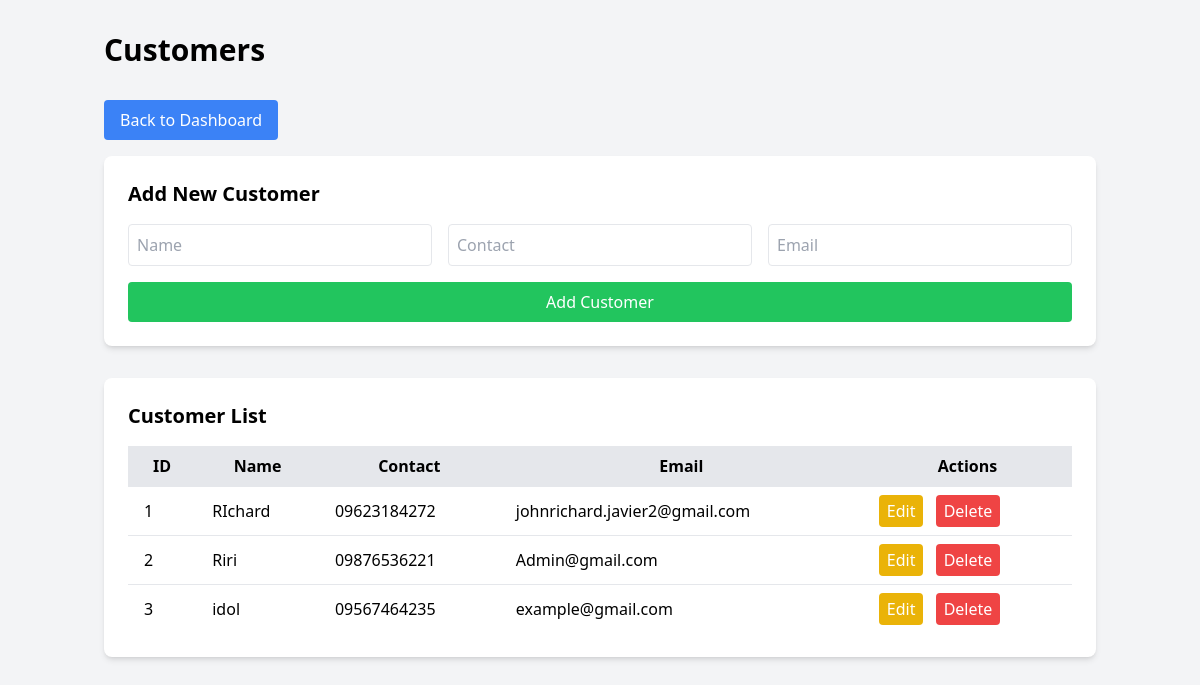
The page /customers.php on the database its author committed.
### tables this page shows
CREATE TABLE `customers` (
  `CustomerID` int(11) NOT NULL,
  `Name` varchar(100) NOT NULL,
  `Contact` varchar(50) DEFAULT NULL,
  `Email` varchar(100) DEFAULT NULL
);

### customers.php (the view, shortened to what this page needs)
<?php
$conn = new mysqli("localhost", "root", "", "db");
$result = $conn->query("SELECT * FROM Customers");
$customers = $result->fetch_all(MYSQLI_ASSOC);
?>
<!DOCTYPE html>
<html lang="en">
<head>
    <script src="https://cdn.tailwindcss.com"></script>
</head>
<body class="bg-gray-100">
    <div class="container mx-auto px-4 py-8">
        <h1 class="text-3xl font-bold mb-8">Customers</h1>
        <a href="index.php" class="bg-blue-500 text-white px-4 py-2 rounded mb-4 inline-block">Back to Dashboard</a>
        <div class="bg-white p-6 rounded-lg shadow-md mb-8">
            <h2 class="text-xl font-semibold mb-4">Add New Customer</h2>
            <form method="POST" class="grid grid-cols-1 md:grid-cols-3 gap-4">
                <input type="text" name="name" placeholder="Name" required class="border p-2 rounded">
                <input type="text" name="contact" placeholder="Contact" class="border p-2 rounded">
                <input type="email" name="email" placeholder="Email" class="border p-2 rounded">
                <button type="submit" name="add" class="bg-green-500 text-white px-4 py-2 rounded col-span-1 md:col-span-3">Add Customer</button>
            </form>
        </div>
        <div class="bg-white p-6 rounded-lg shadow-md">
            <h2 class="text-xl font-semibold mb-4">Customer List</h2>
            <table class="w-full table-auto">
                <thead>
                    <tr class="bg-gray-200">
                        <th class="px-4 py-2">ID</th>
                        <th class="px-4 py-2">Name</th>
                        <th class="px-4 py-2">Contact</th>
                        <th class="px-4 py-2">Email</th>
                        <th class="px-4 py-2">Actions</th>
                    </tr>
                </thead>
                <tbody>
                    <?php foreach ($customers as $customer): ?>
                    <tr class="border-t">
                        <td class="px-4 py-2"><?php echo $customer['CustomerID']; ?></td>
                        <td class="px-4 py-2"><?php echo $customer['Name']; ?></td>
                        <td class="px-4 py-2"><?php echo $customer['Contact']; ?></td>
                        <td class="px-4 py-2"><?php echo $customer['Email']; ?></td>
                        <td class="px-4 py-2">
                            <button onclick="editCustomer(<?php echo $customer['CustomerID']; ?>, '<?php echo $customer['Name']; ?>', '<?php echo $customer['Contact']; ?>', '<?php echo $customer['Email']; ?>')" class="bg-yellow-500 text-white px-2 py-1 rounded mr-2">Edit</button>
                            <form method="POST" class="inline">
                                <button type="submit" name="delete" class="bg-red-500 text-white px-2 py-1 rounded" onclick="return confirm('Are you sure?')">Delete</button>
                            </form>
                        </td>
                    </tr>
                    <?php endforeach; ?>
                </tbody>
            </table>
        </div>
    </div>
</body>
</html>

### rows shown on the page
customers: CustomerID "1", Name "RIchard", Contact "09623184272", Email "johnrichard.javier2@gmail.com"
customers: CustomerID "2", Name "Riri", Contact "09876536221", Email "Admin@gmail.com"
customers: CustomerID "3", Name "idol", Contact "09567464235", Email "example@gmail.com"
